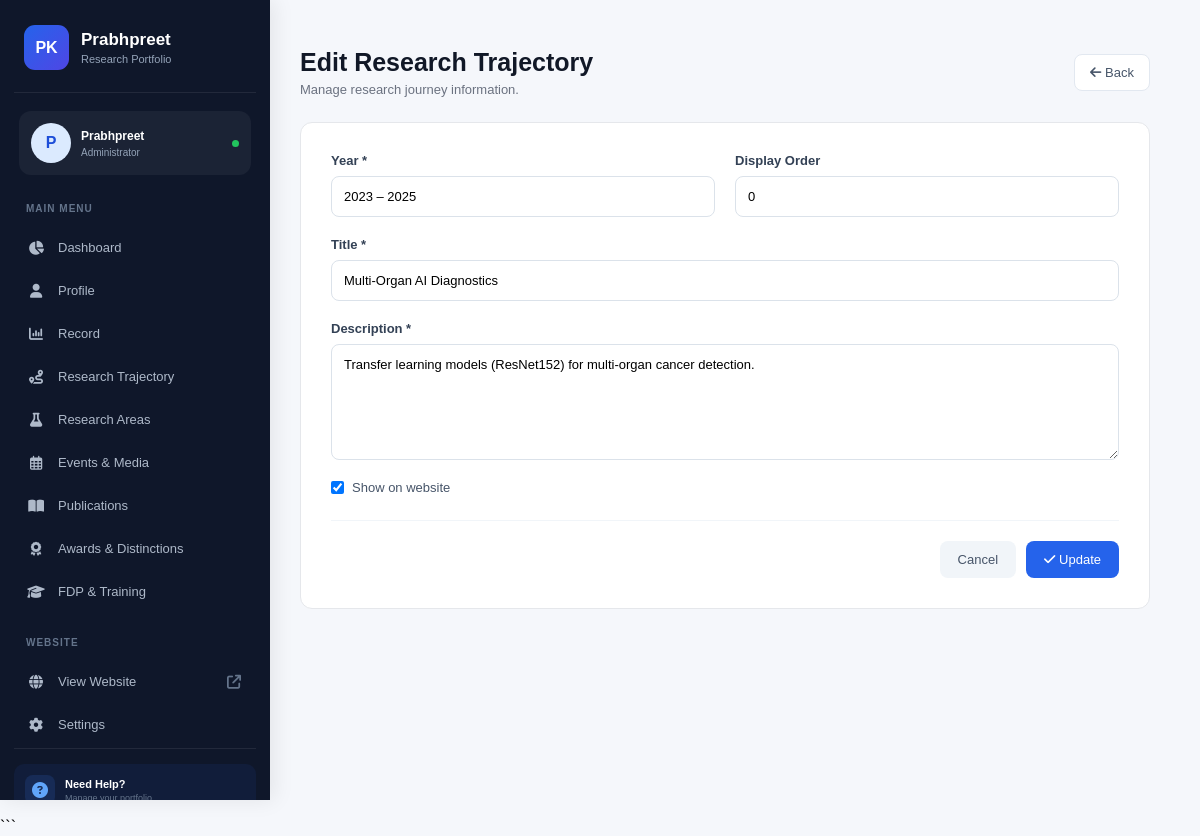
The page /research-trajectory/edit/1/ on the database its author committed.
### myapp/models.py (models this page shows, shortened)
class ResearchTrajectory(models.Model):
    year = models.CharField(max_length=100)
    title = models.CharField(max_length=300)
    description = models.TextField()
    order = models.PositiveIntegerField(default=0)
    is_active = models.BooleanField(default=True)
    class Meta:
        ordering = ['order']

### myapp/views.py (the view, shortened to what this page needs)
# urls.py: path('research-trajectory/edit/<int:id>/', views.edit_research_trajectory, name='edit_research_trajectory'),
def edit_research_trajectory(request, id):
    trajectory = get_object_or_404(ResearchTrajectory, id=id)
    return render(request, 'research_trajectory_form.html', {'trajectory': trajectory})

### templates/research_trajectory_form.html (shortened to what this page needs)
{% extends 'sidebar.html' %}
{% block content %}
<div class="form-container">
    <div class="heading">
        <div>
            <h1>{% if trajectory %}Edit Research Trajectory{% else %}Add Research Trajectory{% endif %}</h1>
            <p>Manage research journey information.</p>
        </div>
        <a href="{% url 'research_trajectory' %}" class="back"><i class="fa-solid fa-arrow-left"></i> Back</a>
    </div>
    <form method="POST">
        <div class="form-card">
            <div class="row">
                <div class="form-group">
                    <label>Year *</label>
                    <input type="text" name="year" value="{{ trajectory.year|default:'' }}" placeholder="2024 - 2025" required>
                </div>
                <div class="form-group">
                    <label>Display Order</label>
                    <input type="number" name="order" value="{{ trajectory.order|default:'0' }}" min="0">
                </div>
            </div>
            <div class="form-group">
                <label>Title *</label>
                <input type="text" name="title" value="{{ trajectory.title|default:'' }}" placeholder="Enter research title" required>
            </div>
            <div class="form-group">
                <label>Description *</label>
                <textarea name="description" rows="6" placeholder="Enter research description..." required>{{ trajectory.description|default:'' }}</textarea>
            </div>
            <div class="checkbox">
                <input type="checkbox" name="is_active" id="active" {% if not trajectory or trajectory.is_active %}checked{% endif %}>
                <label for="active">Show on website</label>
            </div>
            <div class="bottom-actions">
                <a href="{% url 'research_trajectory' %}" class="cancel">Cancel</a>
                <button type="submit" class="save"><i class="fa-solid fa-check"></i> {% if trajectory %}Update{% else %}Save{% endif %}</button>
            </div>
        </div>
    </form>
</div>
{% endblock %}

### templates/sidebar.html (style rules this page uses)
* { margin:0;padding:0;box-sizing:border-box }
body { font-family:Arial,sans-serif;background:#f5f7fb }

### templates/research_trajectory_form.html (style rules this page uses)
.form-container { max-width:850px }
.heading { display:flex;align-items:center;justify-content:space-between;margin-bottom:25px }
.heading h1 { font-size:25px;color:#111827 }
.heading p { font-size:13px;color:#6b7280;margin-top:5px }
.back { padding:10px 15px;background:#fff;border:1px solid #e2e8f0;border-radius:8px;text-decoration:none;color:#475569;font-size:13px }
.form-card { background:#fff;border:1px solid #e5e7eb;border-radius:12px;padding:30px }
.row { display:grid;grid-template-columns:1fr 1fr;gap:20px }
.form-group { margin-bottom:20px }
.form-group label { display:block;margin-bottom:8px;color:#334155;font-size:13px;font-weight:600 }
.form-group input,.form-group textarea { width:100%;padding:12px;border:1px solid #dbe2ea;border-radius:8px;outline:none;font-family:inherit;font-size:13px }
.form-group textarea { resize:vertical }
.checkbox { display:flex;align-items:center;gap:8px;margin-bottom:25px;font-size:13px;color:#475569 }
.bottom-actions { display:flex;justify-content:flex-end;gap:10px;border-top:1px solid #f1f5f9;padding-top:20px }
.cancel,.save { padding:11px 18px;border:0;border-radius:8px;text-decoration:none;cursor:pointer;font-size:13px }
.cancel { background:#f1f5f9;color:#475569 }
.save { background:#2563eb;color:#fff }

### rows shown on the page
ResearchTrajectory: year "2023 – 2025", order "0", title "Multi-Organ AI Diagnostics", description "Transfer learning models (ResNet152) for multi-organ cancer detection.", is_active "☑"
